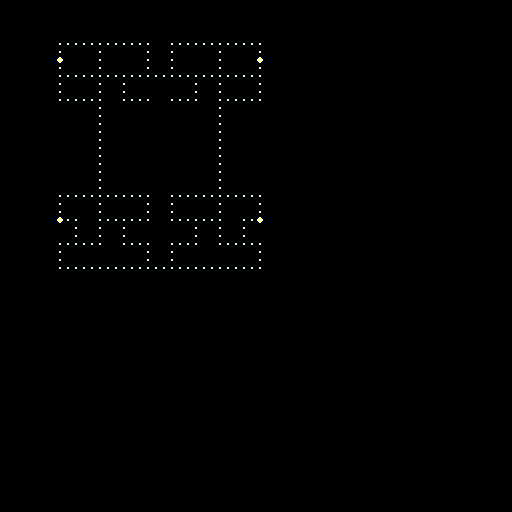

The image is a tile-based game level rendered from a .tmx file. Its description and source (layers, tilesets, objects; grid data summarised) follow:
An orthogonal 64x64 tile map with 8x8 px tiles, 1 tile layer (Tile Layer 1).

<map version="1.4" tiledversion="1.4.3" orientation="orthogonal" renderorder="right-down" width="64" height="64" tilewidth="8" tileheight="8" infinite="0" nextlayerid="2" nextobjectid="1">
 <tileset firstgid="1" source="level.tsx" />
 <layer id="1" name="Tile Layer 1" width="64" height="64">
  <data>[4096 cells, 4096 non-empty, 3 distinct tile ids]</data>
 </layer>
</map>